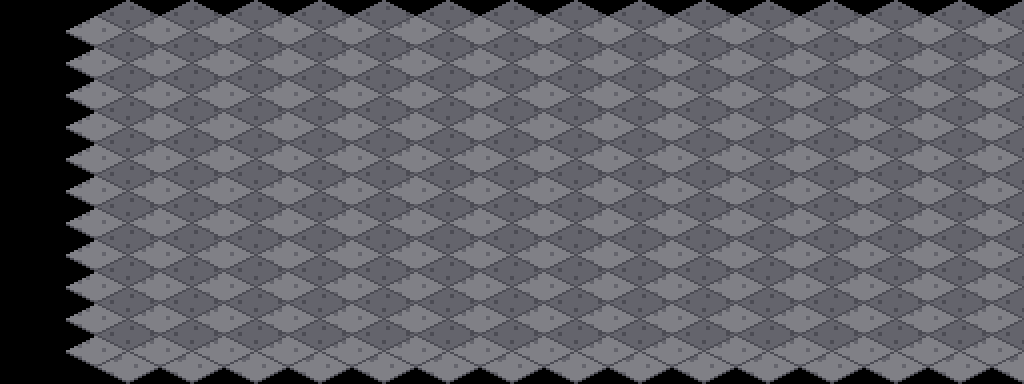

A level layout from a 2D game, rendered from its tile map. Below: a short description, then the map file with its tile-grid data intact:
An orthogonal 16x12 tile map with 64x32 px tiles, 1 tile layer (suelo).

<map version="1.10" orientation="orthogonal" renderorder="right-down" width="16" height="12" tilewidth="64" tileheight="32" infinite="0" nextlayerid="2" nextobjectid="1">
 <tileset firstgid="1" name="terreno_mundo" tilewidth="128" tileheight="64" tile_count="203" columns="8">
  <image source="../textures/../textures/terreno_mundo.png" width="1024" height="1664" />
 </tileset>
 <layer id="1" name="suelo" width="16" height="12">
  <data encoding="csv">
0,0,0,0,0,0,0,0,0,0,0,0,0,0,0,0,
0,163,163,163,163,163,163,163,163,163,163,163,163,163,163,163,
0,163,163,163,163,163,163,163,163,163,163,163,163,163,163,163,
0,163,163,163,163,163,163,163,163,163,163,163,163,163,163,163,
0,163,163,163,163,163,163,163,163,163,163,163,163,163,163,163,
0,163,163,163,163,163,163,163,163,163,163,163,163,163,163,163,
0,163,163,163,163,163,163,163,163,163,163,163,163,163,163,163,
0,163,163,163,163,163,163,163,163,163,163,163,163,163,163,163,
0,163,163,163,163,163,163,163,163,163,163,163,163,163,163,163,
0,163,163,163,163,163,163,163,163,163,163,163,163,163,163,163,
0,163,163,163,163,163,163,163,163,163,163,163,163,163,163,163,
0,163,163,163,163,163,163,163,163,163,163,163,163,163,163,163
</data>
 </layer>
</map>
